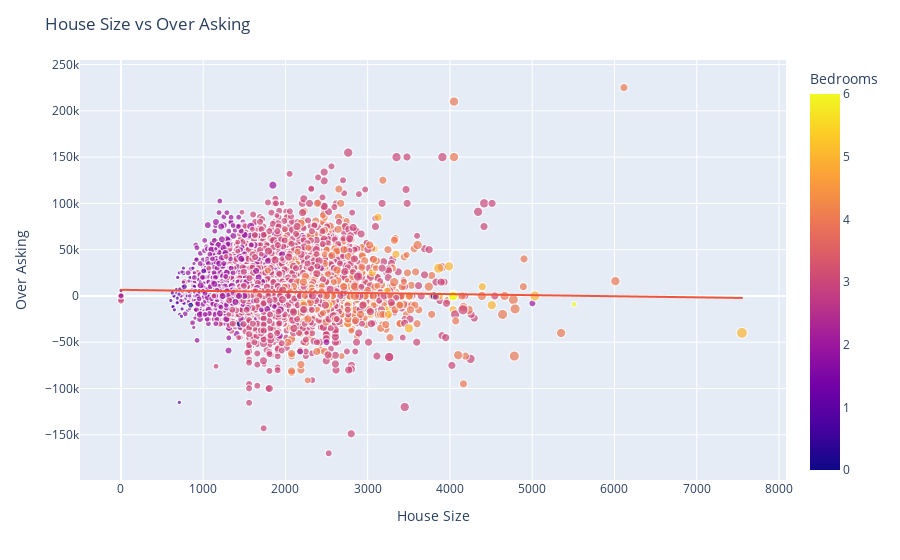

The notebook cell this image was saved under:
### Code cell
fig = px.scatter(th_df, x='SqFt', y='Over Asking', color='Bedrooms', size='Total Baths',trendline='ols')
fig.update_layout(title='House Size vs Over Asking',
                  xaxis_title='House Size',
                  yaxis_title='Over Asking')
fig.show()

### Figure 1 — Plotly figure (JSON) as saved in the notebook; plotly's stock layout.template omitted (floating-point values rounded to 4 significant figures; data arrays with more than 128 entries replaced by an {"elided": "..."} marker saying what was removed)
{"data": [{"hovertemplate": "SqFt=%{x}<br>Over Asking=%{y}<br>Total Baths=%{marker.size}<br>Bedrooms=%{marker.color}<extra></extra>", "legendgroup": "", "marker": {"color": {"elided": "21203 int values"}, "coloraxis": "coloraxis", "size": {"elided": "21203 int values"}, "sizemode": "area", "sizeref": 0.0575, "symbol": "circle"}, "mode": "markers", "name": "", "showlegend": false, "type": "scattergl", "x": {"elided": "21203 int values"}, "xaxis": "x", "y": {"elided": "21203 int values"}, "yaxis": "y"}, {"hovertemplate": "<b>OLS trendline</b><br>Over Asking = -1.15621 * SqFt + 6596<br>R<sup>2</sup>=0.000926<br><br>SqFt=%{x}<br>Over Asking=%{y} <b>(trend)</b><extra></extra>", "legendgroup": "", "marker": {"symbol": "circle"}, "mode": "lines", "name": "", "showlegend": false, "type": "scattergl", "x": {"elided": "21203 int values"}, "xaxis": "x", "y": {"elided": "21203 float values"}, "yaxis": "y"}], "layout": {"coloraxis": {"colorbar": {"title": {"text": "Bedrooms"}}, "colorscale": [[0, "#0d0887"], [0.1111, "#46039f"], [0.2222, "#7201a8"], [0.3333, "#9c179e"], [0.4444, "#bd3786"], [0.5556, "#d8576b"], [0.6667, "#ed7953"], [0.7778, "#fb9f3a"], [0.8889, "#fdca26"], [1, "#f0f921"]]}, "legend": {"itemsizing": "constant", "tracegroupgap": 0}, "margin": {"t": 60}, "title": {"text": "House Size vs Over Asking"}, "xaxis": {"anchor": "y", "domain": [0, 1], "title": {"text": "House Size"}}, "yaxis": {"anchor": "x", "domain": [0, 1], "title": {"text": "Over Asking"}}}}
